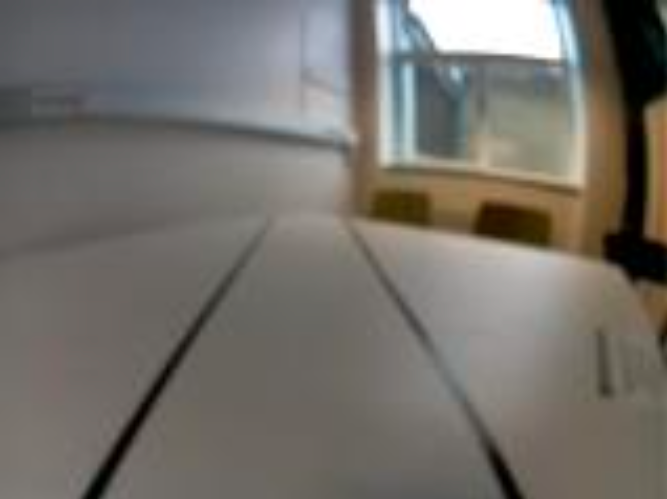
#> input picture test-examples/black.png, 667 x 499 px
$ python -i albatross.py   (imports and definitions only)   (older library calls are emulated)
#> lines starting #> are read from the running program, lines starting #| are printed output that depends on the picture; after the words box and inside, x2 and y2 are one past the last pixel; in counts of white or black regions, pixels touching at a corner belong together
import websocket
import _thread
import time
import cv2
import math
import numpy as np

# Connection to Albatross (Donkey Car)
host = "albatross"
port = 8887

socket_address = f"ws://{host}:{port}/wsDrive"
video_address = f"http://{host}:{port}/video"


# [21 lines left out: function average_slope_intercept, not called in this run]


def canny(lane_image):
    # set color to gray
    gray_image = cv2.cvtColor(lane_image, cv2.COLOR_RGB2GRAY)
    # set color to blur
    blur_image = cv2.GaussianBlur(gray_image, (5, 5), 0)
    # Strong blur
    canny = cv2.Canny(blur_image, 50, 150)
    return canny


def region_of_interest(cannyimage):
    height = cannyimage.shape[0]
    width = cannyimage.shape[1]
    # plt.imshow(cannyimage)
    # plt.show()
    # triangle
    polygons = np.array([
        [(0, height * 1 / 2), (width, height * 1 / 2), (width, height), (0, height)]
    ], np.int32)
    mask = np.zeros_like(cannyimage)

    cv2.fillPoly(mask, polygons, 255)

    # crop interested Note:binary Value
    masked_image = cv2.bitwise_and(cannyimage, mask)
    return masked_image


# [9 lines left out: function display_lines, not called in this run]


def detect_line_segments(cropped_edges):
    # tuning min_threshold, minLineLength, maxLineGap is a trial and error process by hand
    rho = 1  # distance precision in pixel, i.e. 1 pixel
    angle = np.pi / 180  # angular precision in radian, i.e. 1 degree
    min_threshold = 10  # minimal of votes
    line_segments = cv2.HoughLinesP(cropped_edges, rho, angle, min_threshold,
                                    np.array([]), minLineLength=8, maxLineGap=4)

    return line_segments


def make_points(frame, line):
    height, width, _ = frame.shape
    slope, intercept = line
    y1 = height  # bottom of the frame
    y2 = int(y1 * 1 / 2)  # make points from middle of the frame down

    try: # prevent crash when slope == 0
        # bound the coordinates within the frame
        x1 = max(-width, min(2 * width, int((y1 - intercept) / slope)))
        x2 = max(-width, min(2 * width, int((y2 - intercept) / slope)))
        return [[x1, y1, x2, y2]]
    except: # deafault value
        return [[0, y1, 0, y2]]


def average_slope_intercept(frame, line_segments):
    """
    This function combines line segments into one or two lane lines
    If all line slopes are < 0: then we only have detected left lane
    If all line slopes are > 0: then we only have detected right lane
    """
    lane_lines = []
    if line_segments is None:
        return lane_lines

    height, width, _ = frame.shape
    left_fit = []
    right_fit = []

    boundary = 1/3
    # left lane line segment should be on left 2/3 of the screen
    left_region_boundary = width * (1 - boundary)
    # right lane line segment should be on left 2/3 of the screen
    right_region_boundary = width * boundary

    for line_segment in line_segments:
        for x1, y1, x2, y2 in line_segment:
            if x1 == x2:
                continue
            fit = np.polyfit((x1, x2), (y1, y2), 1)
            slope = fit[0]
            intercept = fit[1]
            if slope < 0:
                if x1 < left_region_boundary and x2 < left_region_boundary:
                    left_fit.append((slope, intercept))
            else:
                if x1 > right_region_boundary and x2 > right_region_boundary:
                    right_fit.append((slope, intercept))

    left_fit_average = np.average(left_fit, axis=0)
    if len(left_fit) > 0:
        lane_lines.append(make_points(frame, left_fit_average))

    right_fit_average = np.average(right_fit, axis=0)
    if len(right_fit) > 0:
        lane_lines.append(make_points(frame, right_fit_average))

    return lane_lines


def detect_lane(frame):
    canny_image = canny(frame)
    cropped_edges = region_of_interest(canny_image)
    line_segments = detect_line_segments(cropped_edges)
    lane_lines = average_slope_intercept(frame, line_segments)
    return lane_lines, cropped_edges


# [66 lines left out: functions display_lines, compute_steering_angle, convertAngle, exteramethodforAngle, not called in this run]


def on_message(ws, message):
    print(message)


def on_error(ws, error):
    print(error)


def on_close(ws, close_status_code, close_msg):
    print("### closed ###")


# [35 lines left out: function on_open, not called in this run]


# [9 lines not run here, left out]

>>> import cv2
>>> picture = cv2.cvtColor(cv2.imread('test-examples/black.png'), cv2.COLOR_BGR2RGB)
>>> result = detect_lane(picture)
#> in canny, `gray_image = cv2.cvtColor(lane_image, cv2.COLOR_RGB2GRAY)`:
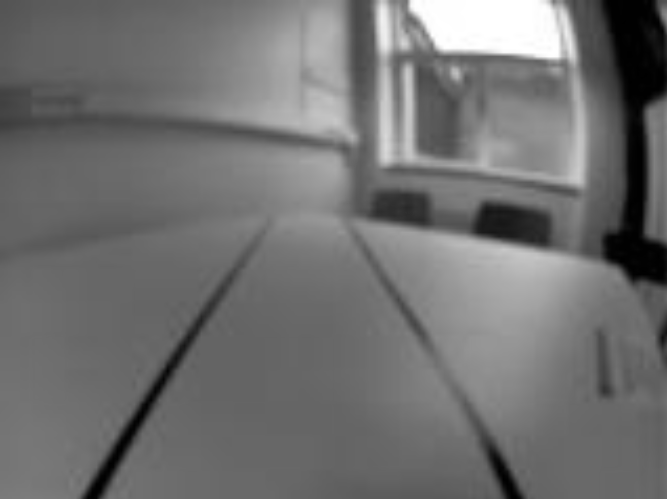
#> gray_image: shape (499, 667); min 0, max 255, mean 112.3
#> in canny, `canny = cv2.Canny(blur_image, 50, 150)`:
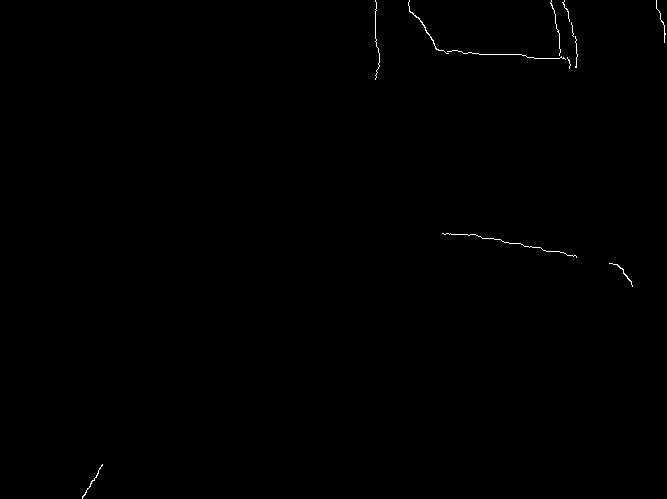
#> canny: shape (499, 667); 0.21% white in thin lines or dots, all inside (x1, y1, x2, y2) = (82, 0, 666, 499)
#> in region_of_interest, `cv2.fillPoly(mask, polygons, 255)`:
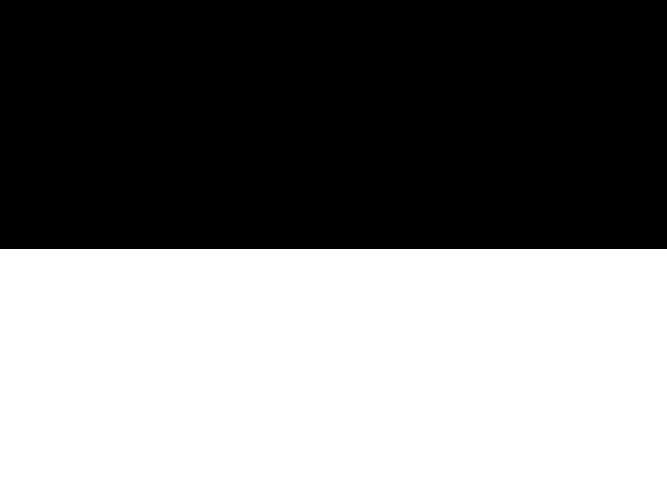
#> mask: shape (499, 667); 50.1% white; 1 black region, box (x1, y1, x2, y2) and area: (0, 0, 667, 249) 166083
#> in region_of_interest, `masked_image = cv2.bitwise_and(cannyimage, mask)`:
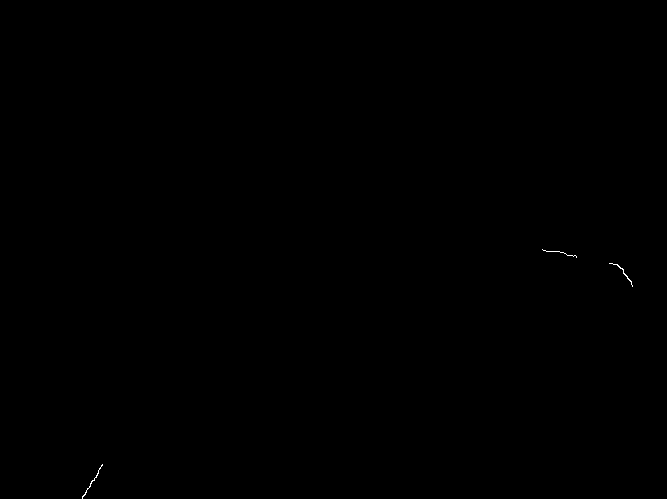
#> masked_image: shape (499, 667); 0.04% white in thin lines or dots, all inside (x1, y1, x2, y2) = (82, 249, 633, 499)
#> in detect_line_segments, `line_segments = cv2.HoughLinesP(cropped_edges, rho, angle, min_thresho..`: line_segments = [[82, 498, 102, 465], [543, 250, 554, 251], [616, 264, 631, 282], [556, 251, 576, 257], [82, 497, 92, 480], [609, 263, 618, 265], [619, 266, 630, 280]]
#> the loop in average_slope_intercept, `for line_segment in line_segments:` made 7 passes
#> after the loop in average_slope_intercept, `for line_segment in line_segments:`: left_fit = [(-1.65, 633.3), (-1.7, 636.4)]; right_fit = [(0.0909, 200.6), (1.2, -475.2), (0.3, 84.2), (0.222, 127.7), (1.27, -521.8)]
#> in average_slope_intercept, `left_fit_average = np.average(left_fit, axis=0)`: left_fit_average = [-1.68, 634.9]
#> in make_points, `slope, intercept = line`: slope = -1.68; intercept = 634.9
#> in make_points, `x1 = max(-width, min(2 * width, int((y1 - intercept) / slope)))`: x1 = 81
#> in make_points, `x2 = max(-width, min(2 * width, int((y2 - intercept) / slope)))`: x2 = 230
#> in average_slope_intercept, `right_fit_average = np.average(right_fit, axis=0)`: right_fit_average = [0.617, -116.9]
#> in detect_lane, `lane_lines = average_slope_intercept(frame, line_segments)`: lane_lines = [[[81, 499, 230, 249]], [[997, 499, 592, 249]]]
